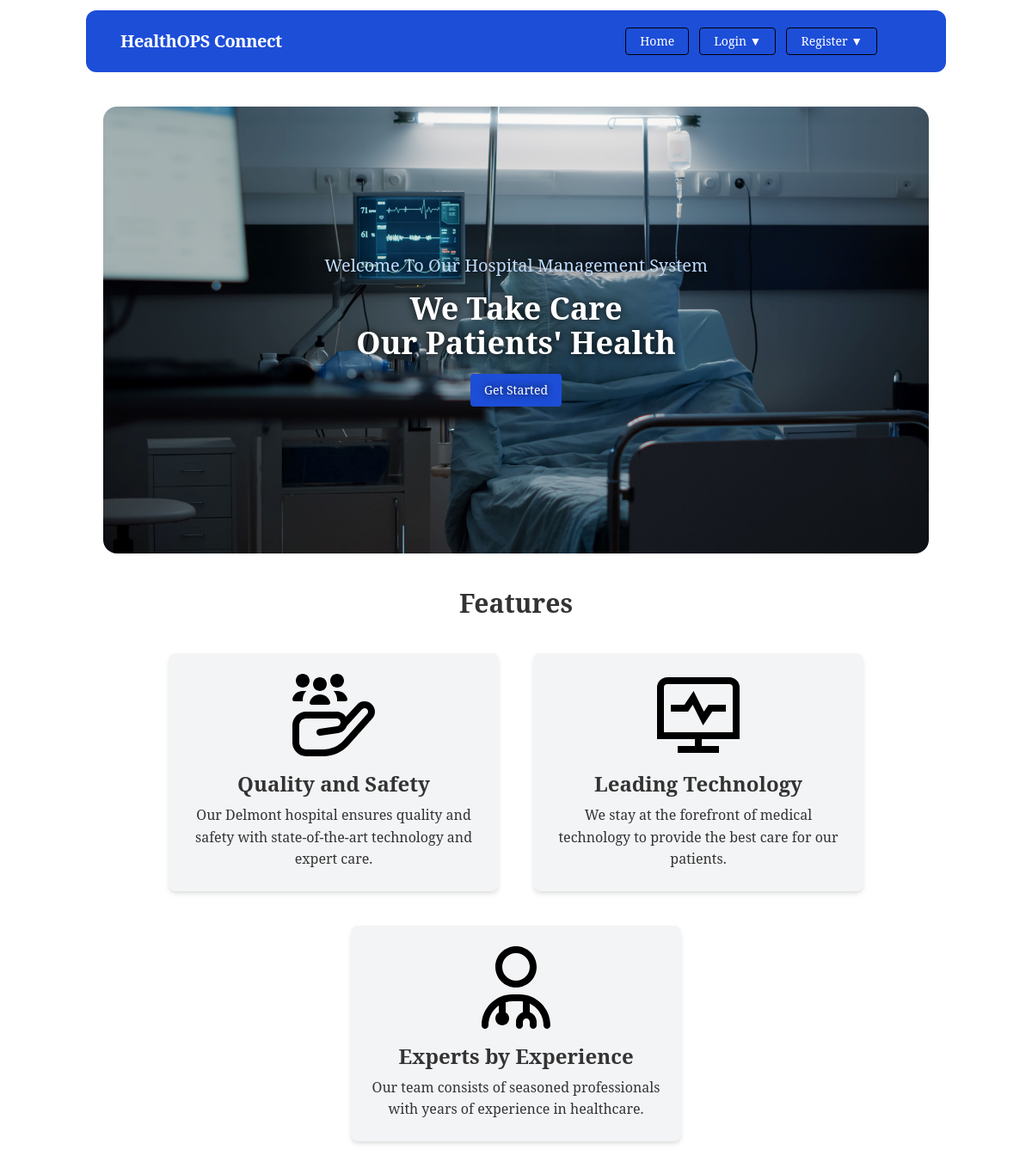
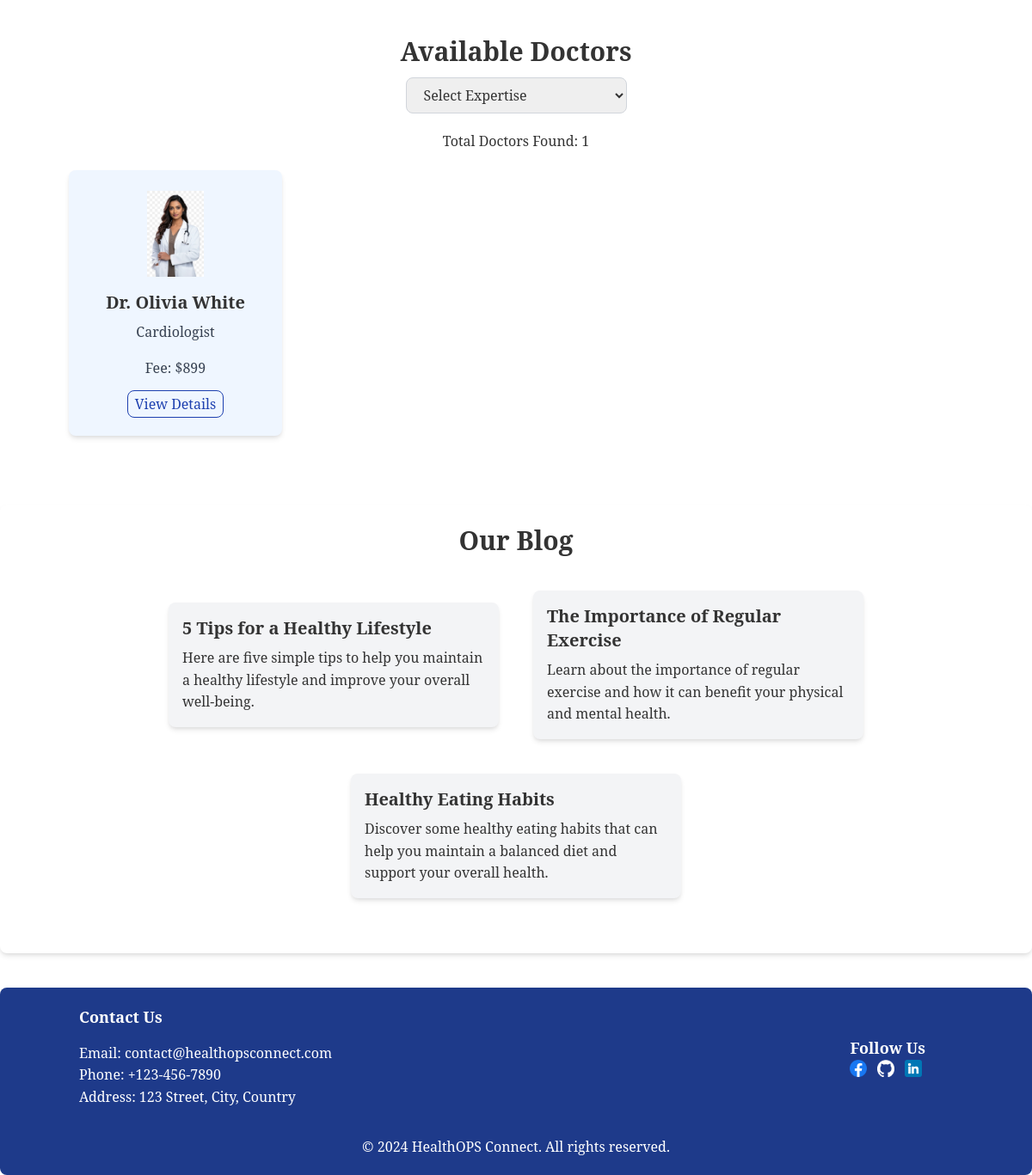
Page /expertise/cardiology/ on the committed database (2 pictures, top to bottom).
### doctor/models.py (models this page shows, shortened)
class Doctor(models.Model):
    user = models.OneToOneField(User, on_delete=models.CASCADE)
    image = models.ImageField(
        upload_to='doctor/media/uploads/', default='doctor/media/uploads/default.jpg')
    designation = models.ManyToManyField(Designation)
    expertise = models.ManyToManyField(Expertise)
    available_time = models.ManyToManyField(AvailableTime)
    fee = models.IntegerField()
    meet_link = models.URLField(max_length=200)
    user_type = models.CharField(
        default='Doctor', max_length=10, editable=False)

class Designation(models.Model):
    name = models.CharField(max_length=50)
    slug = models.SlugField(max_length=100, unique=True)

### health_ops_connect/views.py (the view)
# urls.py: path('', DoctorListView.as_view(), name='home'),
class DoctorListView(ListView):
    model = Doctor
    template_name = 'home.html'
    context_object_name = 'doctors'
    def get_queryset(self):
        expertise_slug = self.kwargs.get('expertise')
        if expertise_slug:
            expertise = Expertise.objects.get(
                slug=expertise_slug)
            return Doctor.objects.filter(expertise=expertise)
        return Doctor.objects.all()
    def get_context_data(self, **kwargs):
        context = super().get_context_data(**kwargs)
        context['expertises'] = Expertise.objects.all()
        return context

### templates/home.html (shortened to what this page needs)
{% extends 'base.html' %}
{% load static %}
{% block content %}
<div id="cover" class="m-auto mt-10 rounded-2xl" style="background-image: url('{% static "images/cover.jpg" %}');">
    <div class="w-1/2 mx-auto">
        <p class="lg:text-xl mb-4 text-blue-200">Welcome To Our Hospital Management System</p>
        <h1 class="lg:text-4xl font-bold mb-4">We Take Care <br> Our Patients' Health</h1>
        <a class="inline-block font-medium text-sm px-4 py-3 leading-none bg-blue-700 rounded text-white hover:border-transparent hover:bg-blue-800 mt-2 lg:mt-0" href="{% url "patient_login" %}">Get Started</a>
    </div>
</div>
<h2 class="text-3xl font-bold mt-10 text-center">Features</h2>
<div class="flex flex-wrap gap-10 my-10 justify-center items-center">
    <div class="bg-gray-100 rounded-lg shadow-md p-6 w-96">
        <img src="{% static 'icons/customer-care.svg' %}" alt="icon" class="w-24 mx-auto mb-4">
        <h3 class="text-2xl text-center font-bold mb-2">Quality and Safety</h3>
        <p class="text-center">Our Delmont hospital ensures quality and safety with state-of-the-art technology and
            expert care.</p>
    </div>
    <div class="bg-gray-100 rounded-lg shadow-md p-6 w-96">
        <img src="{% static 'icons/pulse.svg' %}" alt="icon" class="w-24 mx-auto mb-4">
        <h3 class="text-2xl text-center font-bold mb-2">Leading Technology</h3>
        <p class="text-center">We stay at the forefront of medical technology to provide the best care for our patients.
        </p>
    </div>
    <div class="bg-gray-100 rounded-lg shadow-md p-6 w-96">
        <img src="{% static 'icons/user-md.svg' %}" alt="icon" class="w-24 mx-auto mb-4">
        <h3 class="text-2xl text-center font-bold mb-2">Experts by Experience</h3>
        <p class="text-center">Our team consists of seasoned professionals with years of experience in healthcare.</p>
    </div>
</div>
<div class="m-20">
    <div class="text-center">
        <h2 class="text-3xl font-bold mb-3">Available Doctors</h2>
        <div class="flex gap-4 justify-center">
            <div class="mb-5">
                <select name="specialization" onchange="window.location.href=this.value"
                    class="py-2 px-4 rounded-lg border border-gray-300">
                    <option value="" disabled selected>Select Expertise</option>
                </select>
            </div>
        </div>
        <p class="mb-5">Total Doctors Found: {{ doctors | length }}</p>
        <div class="grid grid-cols-1 md:grid-cols-2 lg:grid-cols-4 gap-4">
            {% for doctor in doctors %}
            <div class="bg-blue-50 p-6 rounded-lg shadow-md text-center">
                <img src="{{ doctor.image.url }}" alt="{{ doctor.user.first_name }}" class="w-1/3 h-auto mb-4 m-auto" />
                <h3 class="text-xl font-bold mb-2">
                    Dr. {{ doctor.user.first_name }} {{ doctor.user.last_name }}
                </h3>
                <p class="text-gray-700 mb-4">
                    {% for designation in doctor.designation.all %}
                    {{designation.name}}{% if not forloop.last %}, {% endif %} {% endfor %}
                </p>
                <p class="text-gray-700 mb-4">Fee: ${{ doctor.fee }}</p>
                <a href="{% url 'doctor_details' doctor.id %}"
                    class="py-1 px-2 rounded-lg text-blue-800 border border-blue-800 hover:bg-blue-800 hover:text-white">View
                    Details</a>
            </div>
            {% endfor %}
        </div>
    </div>
</div>
<div class="bg-white rounded-lg shadow-md p-6 my-10">
    <h2 class="text-3xl font-bold mb-4 text-center">Our Blog</h2>
    <div class="flex flex-wrap gap-10 my-10 justify-center items-center">
        <div class="bg-gray-100 rounded-lg shadow-md p-4 w-96">
            <h3 class="text-xl font-bold mb-2">5 Tips for a Healthy Lifestyle</h3>
            <p>Here are five simple tips to help you maintain a healthy lifestyle and improve your overall
                well-being.</p>
        </div>
        <div class="bg-gray-100 rounded-lg shadow-md p-4 w-96">
            <h3 class="text-xl font-bold mb-2">The Importance of Regular Exercise</h3>
            <p>Learn about the importance of regular exercise and how it can benefit your physical and mental
                health.</p>
        </div>
        <div class="bg-gray-100 rounded-lg shadow-md p-4 w-96">
            <h3 class="text-xl font-bold mb-2">Healthy Eating Habits</h3>
            <p>Discover some healthy eating habits that can help you maintain a balanced diet and support your
                overall health.</p>
        </div>
    </div>
</div>
{% endblock %}

### static/css/style.css (style rules this page uses)
body { font-family: "Noto Serif", serif; font-size: 16px; line-height: 1.6; color: #333; margin: 0; padding: 0; }
#cover { background-size: cover; background-position: center; height: 65vh; width: 80vw; display: flex; justify-content: center; align-items: center; text-align: center; color: #fff; text-shadow: 0 0 10px #000; }

### rows in the picture
Doctor: image (picture), user.first_name "Olivia", user.last_name "White", fee "899"
Designation: name "Cardiologist"

### other values in the picture
{{ doctors | length }} "1"
